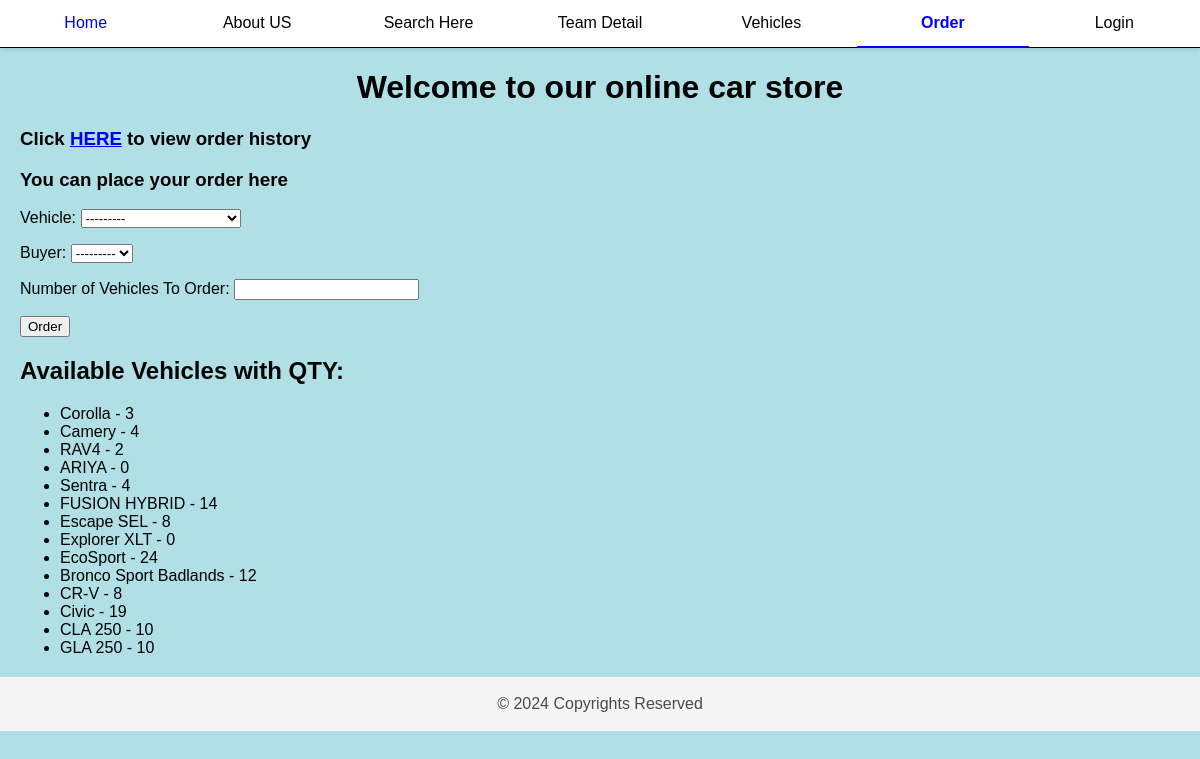
The app's page /orderhere/, older data.
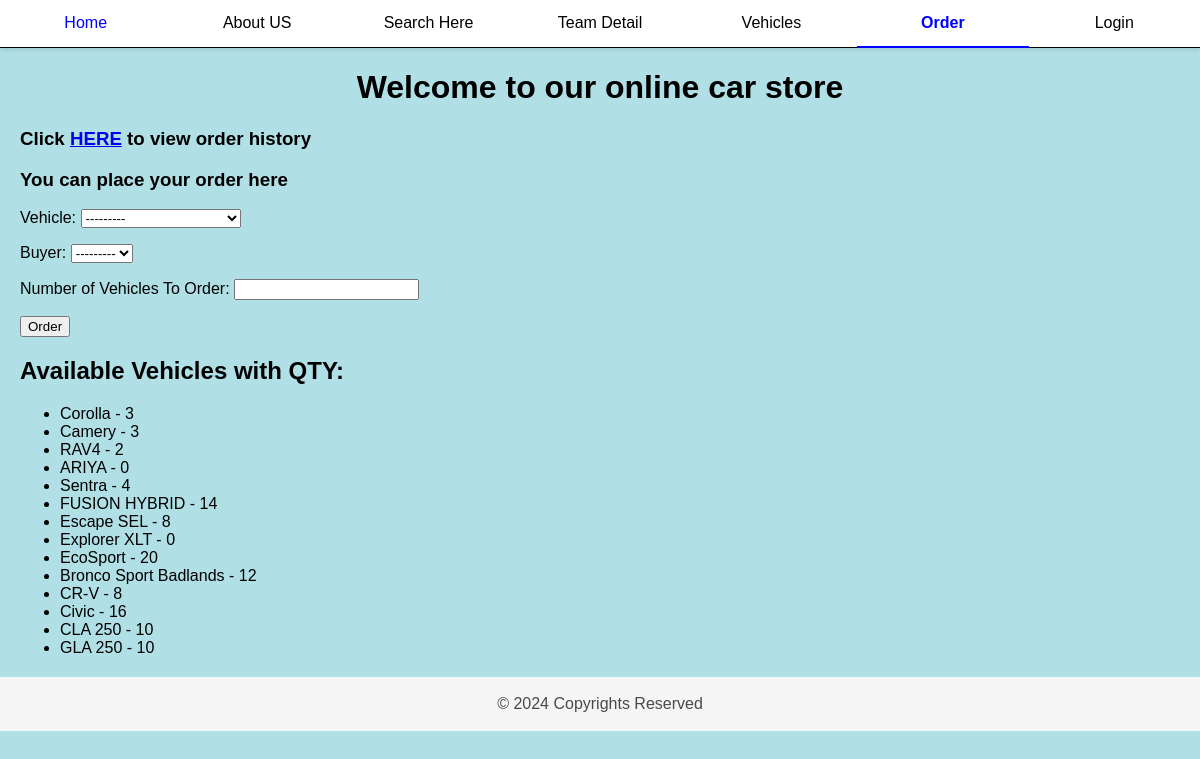
The same page, newer data.
### carapp/models.py (models this page shows)
class Vehicle(models.Model):
    FEATURES = [
        ('CC', 'Cruise Control'),
        ('AI', 'Audio Interface'),
        ('A', 'Airbags'),
        ('AC', 'Air Conditioning'),
        ('SH', 'Seat Heating'),
        ('PA', 'ParkAssist'),
        ('PS', 'Power Steering'),
        ('RC', 'Reversing Camera'),
        ('AS', 'Auto Start/Stop')
    ]
    car_type = models.ForeignKey(CarType, related_name='vehicles', on_delete=models.CASCADE)
    car_name = models.CharField(max_length=200)
    car_price = models.DecimalField(max_digits=12, decimal_places=6)
    inventory = models.PositiveIntegerField(default=10)
    instock = models.BooleanField(default=True)
    product_desc = models.TextField(max_length=255, blank=True, default='')
    car_features = models.CharField(max_length=2, choices=FEATURES, default='A')
    def __str__(self):
        return self.car_name

### carapp/views.py (the view)
# urls.py: path('orderhere/', views.orderhere, name='orderhere'),
def orderhere(request):
    msg = ''
    vehiclelist = Vehicle.objects.all()
    if request.method == 'POST':
        form = OrderVehicleForm(request.POST)
        if form.is_valid():
            order = form.save(commit=False)
            if order.num_ordered <= order.vehicle.inventory:
                order.vehicle.inventory -= order.num_ordered
                order.vehicle.save()
                order.save()
                msg = 'Your vehicle has been ordered'
            else:
                msg = 'We do not have sufficient stock to fill your order.'
                response = render(request, 'carapp/nosuccess_order.html', {'msg': msg})
                response.set_cookie('OrderPage', 'Could Not Order', max_age=60)
                return response
    else:
        form = OrderVehicleForm()
    response = render(request, 'carapp/orderhere.html', {'form': form, 'msg': msg, 'vehiclelist': vehiclelist})
    response.set_cookie('OrderPage', 'ordering', max_age=60)
    return response

### carapp/forms.py
class OrderVehicleForm(forms.ModelForm):
    class Meta:
        model = OrderVehicle
        fields = ['vehicle', 'buyer', 'num_ordered']
        widgets = {'buyer': forms.Select(attrs={'size': 1})}
        labels = {'num_ordered': 'Number of Vehicles To Order'}

### carapp/models.py (called while the page is built)
    def __str__(self):
        return self.username

### carapp/templates/carapp/orderhere.html (shortened to what this page needs)
{% extends 'carapp/base.html' %}
{% block body_block %}
    <h3> Click <a href="{% url 'carapp:orders'%}">HERE</a> to view order history </h3>
    <h3> You can place your order here </h3>
    <form method="POST">
        {{ form.as_p }}
        <button type="submit">Order</button>
    </form>
    <h2>Available Vehicles with QTY:</h2>
    <ul>
        {% for vehicle in vehiclelist %}
            <li>{{ vehicle.car_name }} - {{ vehicle.inventory }}</li>
        {% endfor %}
    </ul>
{% endblock %}

Row changes from the older to the newer data that the page shows:
changed Vehicle "Camery": inventory "4" → "3"
changed Vehicle "EcoSport": inventory "24" → "20"
changed Vehicle "Civic": inventory "19" → "16"
